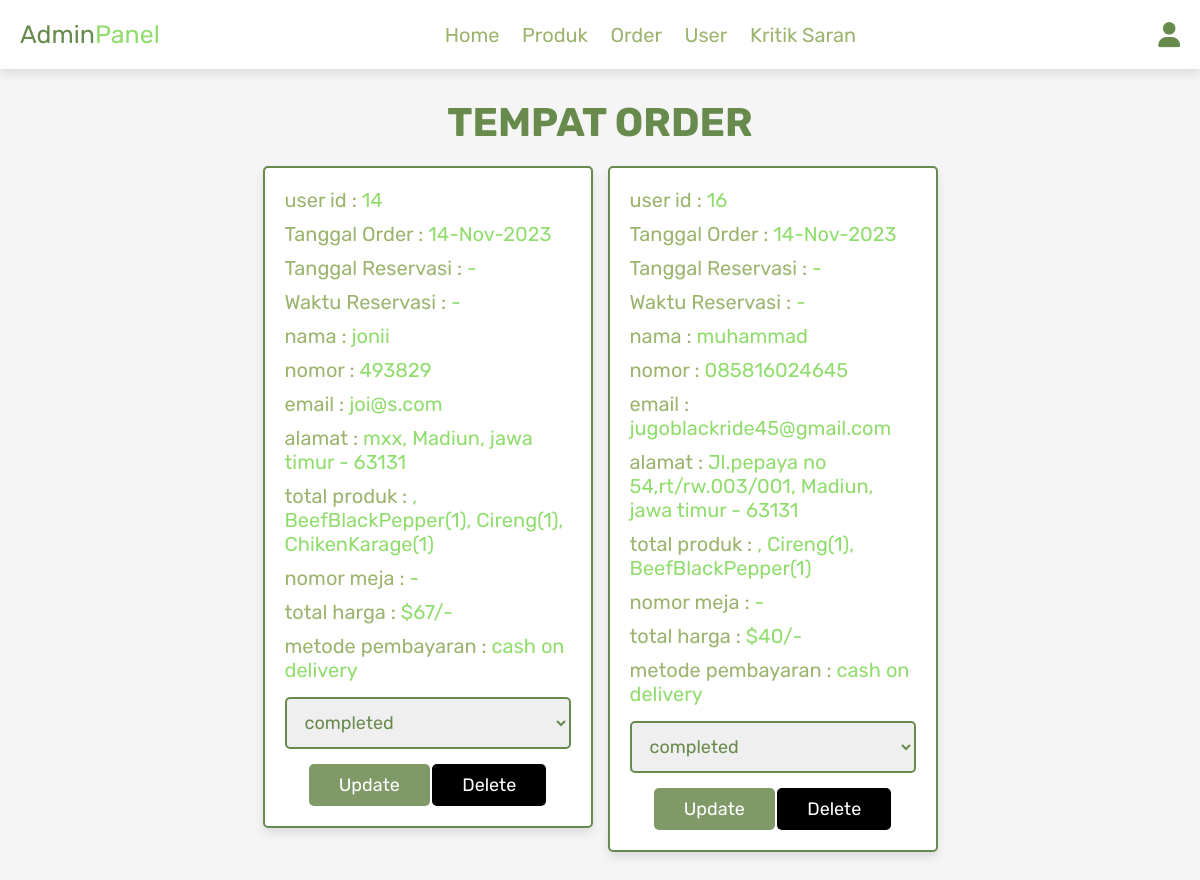
The page /admin_orders.php (signed in) on the database as committed earlier.
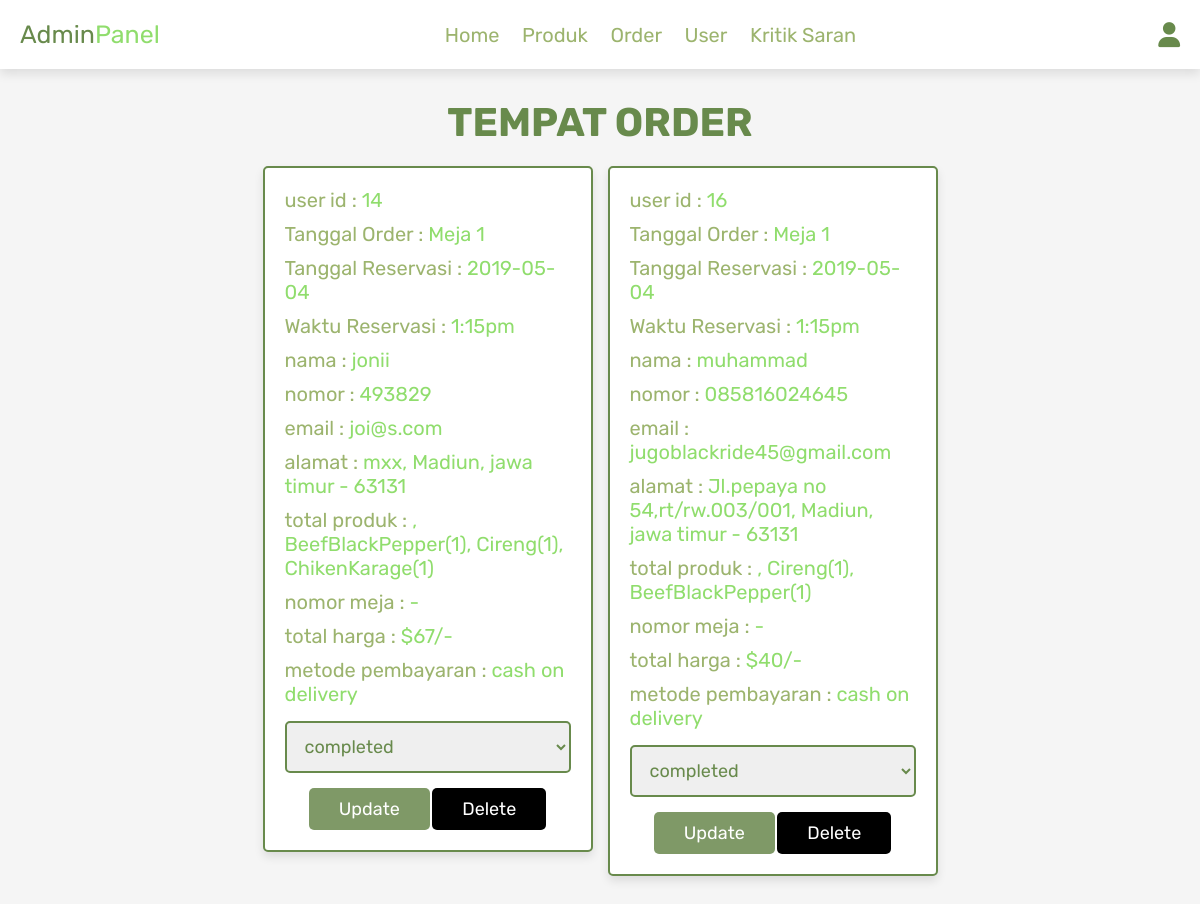
The same page on the database as committed later.
### tables this page shows
CREATE TABLE `orders` (
  `id` int(100) NOT NULL,
  `user_id` int(100) NOT NULL,
  `name` varchar(100) NOT NULL,
  `number` varchar(12) NOT NULL,
  `email` varchar(100) NOT NULL,
  `method` varchar(50) NOT NULL,
  `address` varchar(500) NOT NULL,
  `total_products` varchar(1000) NOT NULL,
  `total_price` int(100) NOT NULL,
  `placed_on` varchar(50) NOT NULL,
  `No_Meja` varchar(50) NOT NULL,
  `booking_date` date DEFAULT NULL,
  `booking_time` varchar(30) DEFAULT NULL,
  `payment_status` varchar(20) NOT NULL DEFAULT 'pending'
);

### admin_orders.php (the view, shortened to what this page needs)
<?php
@include 'config.php';
?>
<!DOCTYPE html>
<html lang="en">
<head>
   <link rel="stylesheet" href="https://cdnjs.cloudflare.com/ajax/libs/font-awesome/6.0.0/css/all.min.css">
   <link rel="stylesheet" href="css/admin_style.css">
</head>
<body>
<?php @include 'admin_header.php'; ?>
<section class="placed-orders">
   <h1 class="title">Tempat Order</h1>
   <div class="box-container">
      <?php
      $select_orders = mysqli_query($conn, "SELECT * FROM `orders`") or die('query failed');
      if(mysqli_num_rows($select_orders) > 0){
         while($fetch_orders = mysqli_fetch_assoc($select_orders)){
      ?>
      <div class="box">
         <p> user id : <span><?php echo $fetch_orders['user_id']; ?></span> </p>
         <p> Tanggal Order : <span><?php echo $fetch_orders['placed_on']; ?></span> </p>
          <p> Tanggal Reservasi : <span><?php echo $fetch_orders['booking_date'] ?? '-'; ?></span> </p>
          <p> Waktu Reservasi : <span><?php echo $fetch_orders['booking_time'] ?? '-'; ?></span> </p>
         <p> nama : <span><?php echo $fetch_orders['name']; ?></span> </p>
         <p> nomor : <span><?php echo $fetch_orders['number']; ?></span> </p>
         <p> email : <span><?php echo $fetch_orders['email']; ?></span> </p>
         <p> alamat : <span><?php echo $fetch_orders['address']; ?></span> </p>
         <?php
        $listString = $fetch_orders['total_products'];
        $itemArray = explode(",", str_replace(" ", "", $listString));
        $resultMeja = [];
        $resultProduct = [];
        foreach ($itemArray as $item) {
            if (strpos($item, "Meja") !== false) {
                $resultMeja[] = $item;
            } else {
              $resultProduct[] = $item;
            }
        }
        ?>
         <p> total produk : <span><?php echo implode(', ', $resultProduct); ?></span> </p>
         <p> nomor meja : <span>
          <?php
          $resultMejaNumber = [];
          if (sizeof($resultMejaNumber) > 0) {
            echo implode(', ', $resultMejaNumber);
          } else {
            echo '-';
          }
          ?>
          </span> </p>
         <p> total harga : <span>$<?php echo $fetch_orders['total_price']; ?>/-</span> </p>
         <p> metode pembayaran : <span><?php echo $fetch_orders['method']; ?></span> </p>
         <form action="" method="post">
            <select name="update_payment">
               <option disabled selected><?php echo $fetch_orders['payment_status']; ?></option>
            </select>
            <input type="submit" name="update_order" value="update" class="option-btn">
            <a href="admin_orders.php?delete=<?php echo $fetch_orders['id']; ?>" class="delete-btn" onclick="return confirm('delete this order?');">delete</a>
         </form>
      </div>
      <?php
         }
      }else{
         echo '<p class="kosong">belum ada pesanan!</p>';
      }
      ?>
   </div>
</section>
</body>
</html>

### admin_header.php (shortened to what this page needs)
<header class="header">
   <div class="flex">
      <a href="admin_page.php" class="logo">Admin<span>Panel</span></a>
      <nav class="navbar">
         <a href="admin_page.php">Home</a>
         <a href="admin_products.php">Produk</a>
         <a href="admin_orders.php">Order</a>
         <a href="admin_users.php">User</a>
         <a href="admin_contacts.php">Kritik Saran</a>
      </nav>
      <div class="icons">
         <div id="user-btn" class="fas fa-user"></div>
      </div>
   </div>
</header>

### css/admin_style.css (style rules this page uses)
:root { --pink:#90dd6d; --red:#000000; --orange:#7f9967; --black:rgb(104, 138, 76); --white:#fff; --light-color:rgb(156, 180, 110); --light-white:#ccc; --light-bg:#f5f5f5; --border:.2rem solid var(--black); --box-shadow:0 .5rem 1rem rgba(0,0,0,.1); }
* { font-family: 'Rubik', sans-serif; margin:0; padding:0; box-sizing: border-box; outline: none; border:none; text-decoration: none; transition:all .2s linear; }
html { font-size: 62.5%; overflow-x: hidden; scroll-behavior: smooth; scroll-padding-top: 6.5rem; }
body { background: var(--light-bg); }
section { padding:3rem 2rem; }
.title { text-align: center; margin-bottom: 2rem; color:var(--black); text-transform: uppercase; font-size: 4rem; }
.btn, .delete-btn, .option-btn { display: inline-block; border-radius: .5rem; margin-top: 1rem; font-size: 1.8rem; color:var(--white); cursor: pointer; padding:1rem 3rem; text-transform: capitalize; }
.delete-btn { background-color: var(--red); }
.option-btn { background-color: var(--orange); }
.header { position: sticky; top:0; left:0; right:0; z-index: 1000; background-color: var(--white); box-shadow: var(--box-shadow); }
.header .flex { display: flex; align-items: center; justify-content: space-between; padding:2rem; max-width: 1200px; margin:0 auto; position: relative; }
.header .flex .icons div { font-size: 2.5rem; margin-left: 1.7rem; cursor: pointer; color:var(--black); }
.header .flex .navbar a { margin:0 1rem; font-size: 2rem; color:var(--light-color); }
.header .flex .logo { font-size: 2.5rem; color:var(--black); }
.header .flex .logo span { color:var(--pink); }
.placed-orders .box-container { display: grid; grid-template-columns: repeat(auto-fit, 33rem); gap:1.5rem; align-items: flex-start; max-width: 1200px; margin: 0 auto; justify-content: center; }
.placed-orders .box-container .box { padding:2rem; border:var(--border); background-color: var(--white); box-shadow: var(--box-shadow); border-radius: .5rem; }
.placed-orders .box-container .box p { margin-bottom: 1rem; font-size: 2rem; color:var(--light-color); }
.placed-orders .box-container .box p span { color:var(--pink); }
.placed-orders .box-container .box form { margin-top: 1rem; text-align: center; }
.placed-orders .box-container .box form select { width: 100%; border:var(--border); padding:1.2rem 1.4rem; font-size: 1.8rem; color:var(--black); border:var(--border); border-radius: .5rem; margin:.5rem 0; }

Rows that differ between the two databases and show on the page:
changed orders "jonii": placed_on "14-Nov-2023" → "Meja 1"; booking_date "-" → "2019-05-04"; booking_time "-" → "1:15pm"
changed orders "muhammad": placed_on "14-Nov-2023" → "Meja 1"; booking_date "-" → "2019-05-04"; booking_time "-" → "1:15pm"
